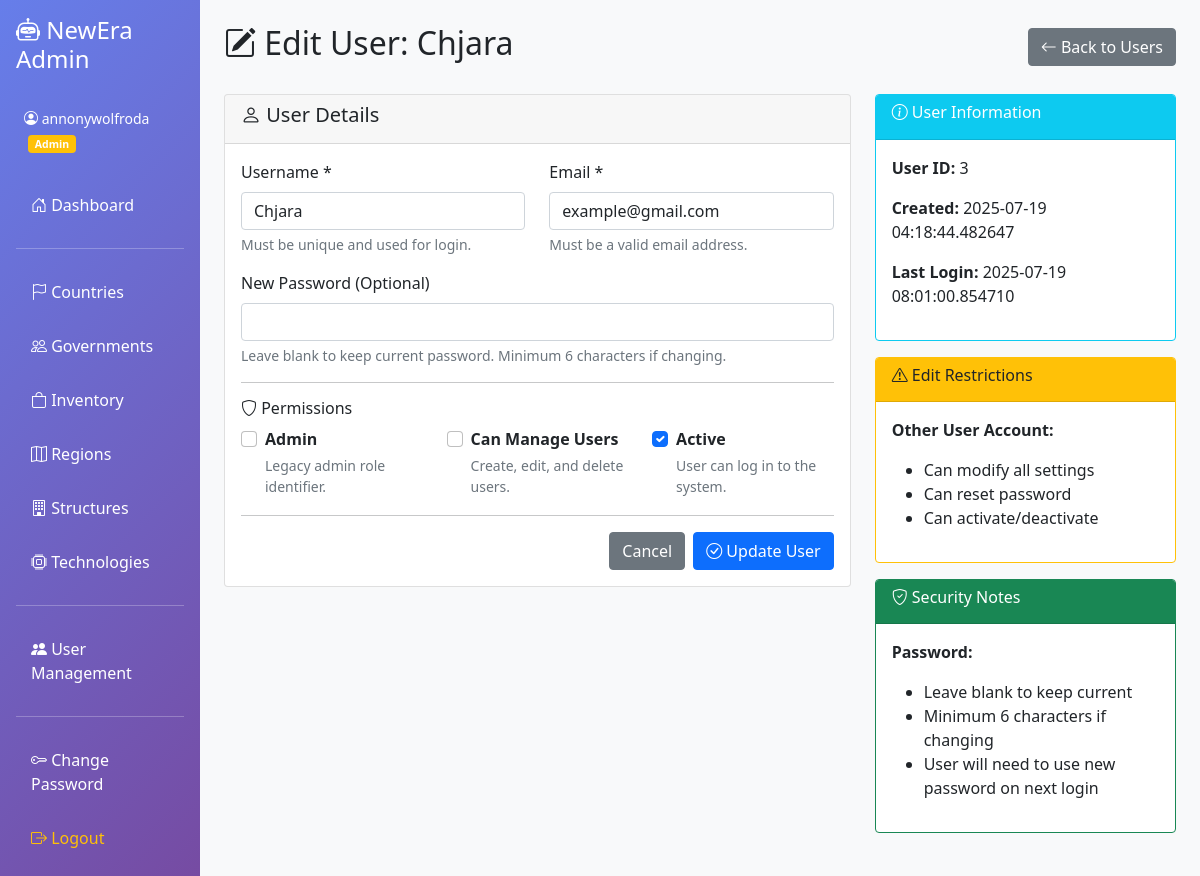
/users/edit/3 (signed in), run on the app's committed database.
### admin-panel/app.py (models this page shows, shortened)
class User(db.Model):
    __tablename__ = "AdminUsers"
    user_id = db.Column(db.Integer, primary_key=True, autoincrement=True)
    username = db.Column(db.String(80), unique=True, nullable=False)
    email = db.Column(db.String(120), unique=True, nullable=False)
    password_hash = db.Column(db.String(200), nullable=False)
    is_admin = db.Column(db.Boolean, default=False, nullable=False)
    can_manage_users = db.Column(db.Boolean, default=False, nullable=False)
    created_at = db.Column(db.String, default=lambda: str(datetime.now()))
    last_login = db.Column(db.String)
    is_active = db.Column(db.Boolean, default=True, nullable=False)

### admin-panel/app.py (the view, shortened to what this page needs)
@app.route("/users/edit/<int:user_id>", methods=["GET", "POST"])
@admin_required
def edit_user(user_id):
    user = User.query.get_or_404(user_id)
    return render_template("edit_user.html", user=user)

### admin-panel/app.py (called while the page is built)
def admin_required(f):
    @wraps(f)
    def decorated_function(*args, **kwargs):
        if "user_id" not in session:
            flash("Please log in to access this page.", "error")
            return redirect(url_for("login"))
        user = User.query.get(session["user_id"])
        if not user or not user.can_manage_users:
            flash("Admin privileges required for this action.", "error")
            return redirect(url_for("index"))
        return f(*args, **kwargs)
    return decorated_function

### admin-panel/templates/edit_user.html (shortened to what this page needs)
{% extends "base.html" %}
{% block content %}
<div class="d-flex justify-content-between align-items-center mb-4">
    <h2><i class="bi bi-pencil-square"></i> Edit User: {{ user.username }}</h2>
    <a href="{{ url_for('users') }}" class="btn btn-secondary">
        <i class="bi bi-arrow-left"></i> Back to Users
    </a>
</div>
<div class="row">
    <div class="col-md-8">
        <div class="card">
            <div class="card-header">
                <h5><i class="bi bi-person"></i> User Details</h5>
            </div>
            <div class="card-body">
                <form method="POST">
                    <div class="row">
                        <div class="col-md-6">
                            <div class="mb-3">
                                <label for="username" class="form-label">Username *</label>
                                <input type="text" class="form-control" id="username" name="username"
                                       value="{{ user.username }}" required>
                                <div class="form-text">Must be unique and used for login.</div>
                            </div>
                        </div>
                        <div class="col-md-6">
                            <div class="mb-3">
                                <label for="email" class="form-label">Email *</label>
                                <input type="email" class="form-control" id="email" name="email"
                                       value="{{ user.email }}" required>
                                <div class="form-text">Must be a valid email address.</div>
                            </div>
                        </div>
                    </div>
                    <div class="mb-3">
                        <label for="new_password" class="form-label">New Password (Optional)</label>
                        <input type="password" class="form-control" id="new_password" name="new_password" minlength="6">
                        <div class="form-text">Leave blank to keep current password. Minimum 6 characters if changing.</div>
                    </div>
                    <hr>
                    <h6><i class="bi bi-shield"></i> Permissions</h6>
                    <div class="row">
                        <div class="col-md-4">
                            <div class="form-check">
                                <input class="form-check-input" type="checkbox" id="is_admin" name="is_admin"
                                       {% if user.is_admin %}checked{% endif %}>
                                <label class="form-check-label" for="is_admin">
                                    <strong>Admin</strong>
                                </label>
                                <div class="form-text">Legacy admin role identifier.</div>
                            </div>
                        </div>
                        <div class="col-md-4">
                            <div class="form-check">
                                <input class="form-check-input" type="checkbox" id="can_manage_users" name="can_manage_users"
                                       {% if user.user_id == session.user_id %}onchange="preventSelfDemotion(this)"{% endif %}>
                                <label class="form-check-label" for="can_manage_users">
                                    <strong>Can Manage Users</strong>
                                </label>
                                <div class="form-text">
                                    Create, edit, and delete users.
                                </div>
                            </div>
                        </div>
                        <div class="col-md-4">
                            <div class="form-check">
                                <input class="form-check-input" type="checkbox" id="is_active" name="is_active"
                                       {% if user.is_active %}checked{% endif %}>
                                <label class="form-check-label" for="is_active">
                                    <strong>Active</strong>
                                </label>
                                <div class="form-text">User can log in to the system.</div>
                            </div>
                        </div>
                    </div>
                    <hr>
                    <div class="d-flex justify-content-end">
                        <a href="{{ url_for('users') }}" class="btn btn-secondary me-2">Cancel</a>
                        <button type="submit" class="btn btn-primary">
                            <i class="bi bi-check-circle"></i> Update User
                        </button>
                    </div>
                </form>
            </div>
        </div>
    </div>
    <div class="col-md-4">
        <div class="card border-info">
            <div class="card-header bg-info text-white">
                <h6><i class="bi bi-info-circle"></i> User Information</h6>
            </div>
            <div class="card-body">
                <p><strong>User ID:</strong> {{ user.user_id }}</p>
                <p><strong>Created:</strong> {{ user.created_at or 'N/A' }}</p>
                <p><strong>Last Login:</strong> {{ user.last_login or 'Never' }}</p>
            </div>
        </div>
        <div class="card border-warning mt-3">
            <div class="card-header bg-warning text-dark">
                <h6><i class="bi bi-exclamation-triangle"></i> Edit Restrictions</h6>
            </div>
            <div class="card-body">
                {% if user.user_id == session.user_id %}
                <p><strong>Your Own Account:</strong></p>
                <ul>
                    <li>Cannot remove user management privileges</li>
                    <li>Cannot delete your own account</li>
                    <li>Can change password and other details</li>
                </ul>
                {% else %}
                <p><strong>Other User Account:</strong></p>
                <ul>
                    <li>Can modify all settings</li>
                    <li>Can reset password</li>
                    <li>Can activate/deactivate</li>
                </ul>
                {% endif %}
            </div>
        </div>
        <div class="card border-success mt-3">
            <div class="card-header bg-success text-white">
                <h6><i class="bi bi-shield-check"></i> Security Notes</h6>
            </div>
            <div class="card-body">
                <p><strong>Password:</strong></p>
                <ul>
                    <li>Leave blank to keep current</li>
                    <li>Minimum 6 characters if changing</li>
                    <li>User will need to use new password on next login</li>
                </ul>
            </div>
        </div>
    </div>
</div>
{% endblock %}

### admin-panel/templates/base.html (shortened to what this page needs)
<!doctype html>
<html lang="fr">
<head>
  <link href="https://cdn.jsdelivr.net/npm/bootstrap@5.1.3/dist/css/bootstrap.min.css" rel="stylesheet">
  <link href="https://cdn.jsdelivr.net/npm/bootstrap-icons@1.7.2/font/bootstrap-icons.css" rel="stylesheet">
</head>
<body class="bg-light">
  <div class="container-fluid">
    <div class="row">
      <div class="col-md-3 col-lg-2 sidebar p-3">
        <h4 class="text-white mb-4">
          <i class="bi bi-robot"></i> NewEra Admin
        </h4>
        {% if session.username %}
        <div class="bg-rgba-255-255-255-0-1 p-2 rounded mb-3 text-white">
          <small>
            <i class="bi bi-person-circle"></i> {{ session.username }}
            {% if session.is_admin %}
              <span class="badge bg-warning ms-1">Admin</span>
            {% endif %}
          </small>
        </div>
        {% endif %}
        <div class="nav flex-column">
          <a href="/" class="nav-link">
            <i class="bi bi-house-door"></i> Dashboard
          </a>
          <hr class="text-white">
          <a href="/countries" class="nav-link">
            <i class="bi bi-flag"></i> Countries
          </a>
          <a href="/governments" class="nav-link">
            <i class="bi bi-people"></i> Governments
          </a>
          <a href="/inventory" class="nav-link">
            <i class="bi bi-bag"></i> Inventory
          </a>
          <a href="/regions" class="nav-link">
            <i class="bi bi-map"></i> Regions
          </a>
          <a href="/structures" class="nav-link">
            <i class="bi bi-building"></i> Structures
          </a>
          <a href="/technologies" class="nav-link">
            <i class="bi bi-cpu"></i> Technologies
          </a>
          {% if session.is_admin %}
          <hr class="text-white">
          <a href="/users" class="nav-link">
            <i class="bi bi-people-fill"></i> User Management
          </a>
          {% endif %}
          <hr class="text-white">
          <a href="/change_password" class="nav-link">
            <i class="bi bi-key"></i> Change Password
          </a>
          <a href="/logout" class="nav-link text-warning">
            <i class="bi bi-box-arrow-right"></i> Logout
          </a>
        </div>
      </div>
      <div class="col-md-9 col-lg-10 p-4">
        {% block content %}{% endblock %}
      </div>
    </div>
  </div>
</body>
</html>

### admin-panel/templates/base.html (style rules this page uses)
.sidebar { min-height: 100vh; background: linear-gradient(135deg, #667eea 0%, #764ba2 100%); }
.sidebar a { color: white; text-decoration: none; padding: 10px 15px; display: block; border-radius: 5px; margin: 5px 0; transition: all 0.3s; }

### data on the page
User: username "annonywolfroda"
User: username "Chjara", email "example@gmail.com", is_active "☑", user_id "3", created_at "2025-07-19 04:18:44.482647", last_login "2025-07-19 08:01:00.854710"
